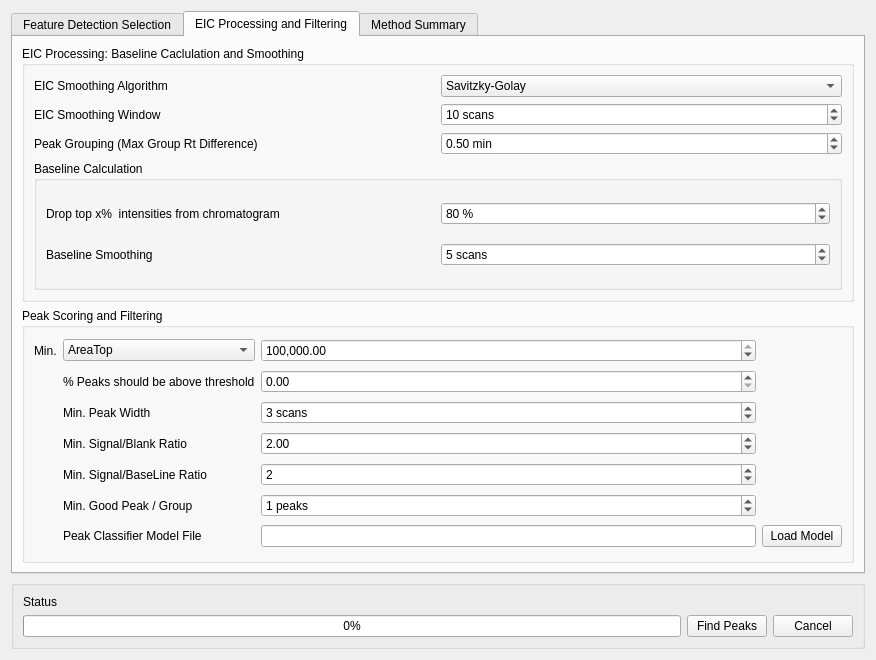
<?xml version="1.0" encoding="UTF-8"?>
<ui version="4.0">
 <class>PeakDetectionDialog</class>
 <widget class="QDialog" name="PeakDetectionDialog">
  <property name="geometry">
   <rect>
    <x>0</x>
    <y>0</y>
    <width>876</width>
    <height>660</height>
   </rect>
  </property>
  <property name="windowTitle">
   <string>Peak Detection</string>
  </property>
  <layout class="QVBoxLayout" name="verticalLayout">
   <item>
    <widget class="QTabWidget" name="tabwidget">
     <property name="currentIndex">
      <number>1</number>
     </property>
     <widget class="QWidget" name="featureSelectionTab">
      <attribute name="title">
       <string>Feature Detection Selection</string>
      </attribute>
      <layout class="QGridLayout" name="gridLayout_10">
       <item row="0" column="0" colspan="2">
        <widget class="QGroupBox" name="featureOptions">
         <property name="enabled">
          <bool>true</bool>
         </property>
         <property name="statusTip">
          <string/>
         </property>
         <property name="autoFillBackground">
          <bool>false</bool>
         </property>
         <property name="title">
          <string>Automated Feature Detection:   Find peaks by slicing m/z and retention time space</string>
         </property>
         <property name="flat">
          <bool>false</bool>
         </property>
         <property name="checkable">
          <bool>true</bool>
         </property>
         <property name="checked">
          <bool>false</bool>
         </property>
         <layout class="QGridLayout" name="gridLayout">
          <item row="0" column="2">
           <widget class="QLabel" name="label_17">
            <property name="text">
             <string>Limit m/z Range</string>
            </property>
           </widget>
          </item>
          <item row="2" column="2">
           <widget class="QLabel" name="label_19">
            <property name="text">
             <string>Limit Intensity Range</string>
            </property>
           </widget>
          </item>
          <item row="1" column="4">
           <widget class="QDoubleSpinBox" name="rtMax">
            <property name="maximum">
             <double>999999999.000000000000000</double>
            </property>
            <property name="value">
             <double>999999999.000000000000000</double>
            </property>
           </widget>
          </item>
          <item row="3" column="2">
           <widget class="QLabel" name="label_20">
            <property name="text">
             <string>Limit Charged Species</string>
            </property>
           </widget>
          </item>
          <item row="2" column="0" colspan="2">
           <widget class="QRadioButton" name="ignoreIsotopes">
            <property name="text">
             <string>Auto Detect And Ignore Isotopes</string>
            </property>
           </widget>
          </item>
          <item row="0" column="1">
           <widget class="QDoubleSpinBox" name="ppmStep">
            <property name="decimals">
             <number>3</number>
            </property>
            <property name="maximum">
             <double>1000000000.000000000000000</double>
            </property>
            <property name="singleStep">
             <double>1.000000000000000</double>
            </property>
            <property name="value">
             <double>20.000000000000000</double>
            </property>
           </widget>
          </item>
          <item row="1" column="1">
           <widget class="QDoubleSpinBox" name="rtStep">
            <property name="statusTip">
             <string>mz-rt matrix binning</string>
            </property>
            <property name="prefix">
             <string/>
            </property>
            <property name="suffix">
             <string> scans</string>
            </property>
            <property name="decimals">
             <number>0</number>
            </property>
            <property name="minimum">
             <double>1.000000000000000</double>
            </property>
            <property name="maximum">
             <double>1000000.000000000000000</double>
            </property>
            <property name="singleStep">
             <double>5.000000000000000</double>
            </property>
            <property name="value">
             <double>10.000000000000000</double>
            </property>
           </widget>
          </item>
          <item row="2" column="3">
           <widget class="QDoubleSpinBox" name="minIntensity">
            <property name="maximum">
             <double>9999999999.989999771118164</double>
            </property>
            <property name="value">
             <double>50000.000000000000000</double>
            </property>
           </widget>
          </item>
          <item row="3" column="3">
           <widget class="QSpinBox" name="chargeMin">
            <property name="minimum">
             <number>0</number>
            </property>
            <property name="maximum">
             <number>999999999</number>
            </property>
            <property name="value">
             <number>0</number>
            </property>
           </widget>
          </item>
          <item row="2" column="4">
           <widget class="QDoubleSpinBox" name="maxIntensity">
            <property name="maximum">
             <double>9999999999.989999771118164</double>
            </property>
            <property name="value">
             <double>9999999999.000000000000000</double>
            </property>
           </widget>
          </item>
          <item row="1" column="0">
           <widget class="QLabel" name="label">
            <property name="text">
             <string>Time Domain Resolution (scans)</string>
            </property>
           </widget>
          </item>
          <item row="3" column="4">
           <widget class="QSpinBox" name="chargeMax">
            <property name="minimum">
             <number>0</number>
            </property>
            <property name="maximum">
             <number>999999999</number>
            </property>
            <property name="value">
             <number>0</number>
            </property>
           </widget>
          </item>
          <item row="0" column="4">
           <widget class="QDoubleSpinBox" name="mzMax">
            <property name="maximum">
             <double>999999999.000000000000000</double>
            </property>
            <property name="value">
             <double>999999999.000000000000000</double>
            </property>
           </widget>
          </item>
          <item row="1" column="3">
           <widget class="QDoubleSpinBox" name="rtMin">
            <property name="maximum">
             <double>999999999.000000000000000</double>
            </property>
           </widget>
          </item>
          <item row="0" column="0">
           <widget class="QLabel" name="label_7">
            <property name="text">
             <string>Mass Domain Resolution (ppm)</string>
            </property>
           </widget>
          </item>
          <item row="0" column="3">
           <widget class="QDoubleSpinBox" name="mzMin">
            <property name="maximum">
             <double>999999999.000000000000000</double>
            </property>
           </widget>
          </item>
          <item row="1" column="2">
           <widget class="QLabel" name="label_18">
            <property name="text">
             <string>Limit Time Range</string>
            </property>
           </widget>
          </item>
         </layout>
        </widget>
       </item>
       <item row="1" column="0" rowspan="2" colspan="2">
        <widget class="QGroupBox" name="dbOptions">
         <property name="title">
          <string>Compound Database Search:  Limit slices to set of known m/z and retention time values</string>
         </property>
         <property name="checkable">
          <bool>true</bool>
         </property>
         <property name="checked">
          <bool>false</bool>
         </property>
         <layout class="QGridLayout" name="gridLayout_2">
          <item row="0" column="0">
           <widget class="QLabel" name="label_3">
            <property name="text">
             <string>Select Database</string>
            </property>
           </widget>
          </item>
          <item row="4" column="0">
           <widget class="QLabel" name="label_16">
            <property name="text">
             <string>Limit Number of Reported Groups per Compound</string>
            </property>
           </widget>
          </item>
          <item row="1" column="2">
           <widget class="QDoubleSpinBox" name="compoundPPMWindow">
            <property name="suffix">
             <string> ppm</string>
            </property>
            <property name="maximum">
             <double>1000000.000000000000000</double>
            </property>
            <property name="value">
             <double>20.000000000000000</double>
            </property>
           </widget>
          </item>
          <item row="4" column="2">
           <widget class="QSpinBox" name="eicMaxGroups">
            <property name="suffix">
             <string> best</string>
            </property>
            <property name="minimum">
             <number>1</number>
            </property>
            <property name="maximum">
             <number>999999999</number>
            </property>
            <property name="value">
             <number>10</number>
            </property>
           </widget>
          </item>
          <item row="1" column="0">
           <widget class="QLabel" name="label_11">
            <property name="text">
             <string>EIC Extraction Window  +/- PPM </string>
            </property>
           </widget>
          </item>
          <item row="3" column="2">
           <widget class="QDoubleSpinBox" name="compoundRTWindow">
            <property name="prefix">
             <string/>
            </property>
            <property name="suffix">
             <string> min</string>
            </property>
            <property name="maximum">
             <double>999999999.000000000000000</double>
            </property>
            <property name="singleStep">
             <double>0.500000000000000</double>
            </property>
            <property name="value">
             <double>2.000000000000000</double>
            </property>
           </widget>
          </item>
          <item row="0" column="2">
           <widget class="QComboBox" name="compoundDatabase"/>
          </item>
          <item row="3" column="0">
           <widget class="QCheckBox" name="matchRt">
            <property name="text">
             <string>Match Retention Times</string>
            </property>
            <property name="checked">
             <bool>false</bool>
            </property>
           </widget>
          </item>
         </layout>
        </widget>
       </item>
       <item row="4" column="0">
        <widget class="QGroupBox" name="matchFragmentatioOptions">
         <property name="enabled">
          <bool>false</bool>
         </property>
         <property name="title">
          <string>Match Fragmenation</string>
         </property>
         <property name="checkable">
          <bool>true</bool>
         </property>
         <property name="checked">
          <bool>false</bool>
         </property>
         <layout class="QGridLayout" name="gridLayout_8">
          <item row="1" column="1">
           <widget class="QDoubleSpinBox" name="doubleSpinBox"/>
          </item>
          <item row="2" column="1">
           <widget class="QDoubleSpinBox" name="minFragMatchScore">
            <property name="prefix">
             <string/>
            </property>
            <property name="suffix">
             <string/>
            </property>
            <property name="maximum">
             <double>1.000000000000000</double>
            </property>
            <property name="singleStep">
             <double>0.100000000000000</double>
            </property>
           </widget>
          </item>
          <item row="0" column="0">
           <widget class="QLabel" name="label_21">
            <property name="text">
             <string>Precursor Match Tollerance</string>
            </property>
           </widget>
          </item>
          <item row="0" column="1">
           <widget class="QDoubleSpinBox" name="doubleSpinBox_2"/>
          </item>
          <item row="1" column="0">
           <widget class="QLabel" name="label_4">
            <property name="text">
             <string>Fragment Peak Matching Tollerance</string>
            </property>
           </widget>
          </item>
          <item row="2" column="0">
           <widget class="QLabel" name="label_22">
            <property name="text">
             <string>Minumum Match Score</string>
            </property>
           </widget>
          </item>
         </layout>
         <zorder>label_22</zorder>
         <zorder>minFragMatchScore</zorder>
         <zorder>doubleSpinBox</zorder>
         <zorder>label_4</zorder>
         <zorder>doubleSpinBox_2</zorder>
         <zorder>label_21</zorder>
        </widget>
       </item>
       <item row="4" column="1">
        <widget class="QGroupBox" name="reportIsotopesOptions">
         <property name="enabled">
          <bool>false</bool>
         </property>
         <property name="title">
          <string>Report Isotopic Peaks</string>
         </property>
         <property name="checkable">
          <bool>true</bool>
         </property>
         <property name="checked">
          <bool>false</bool>
         </property>
         <layout class="QVBoxLayout" name="verticalLayout_2">
          <item>
           <widget class="QPushButton" name="changeIsotopeOptions">
            <property name="text">
             <string>Isotope Detection Options</string>
            </property>
           </widget>
          </item>
         </layout>
        </widget>
       </item>
      </layout>
     </widget>
     <widget class="QWidget" name="eicProcessingTab">
      <attribute name="title">
       <string>EIC Processing and Filtering</string>
      </attribute>
      <layout class="QGridLayout" name="gridLayout_13">
       <item row="1" column="0">
        <widget class="QGroupBox" name="peakScroringOptions">
         <property name="title">
          <string>Peak Scoring and Filtering</string>
         </property>
         <layout class="QGridLayout" name="gridLayout_3">
          <item row="8" column="1">
           <widget class="QLabel" name="label_5">
            <property name="text">
             <string>Peak Classifier Model File</string>
            </property>
           </widget>
          </item>
          <item row="6" column="1">
           <widget class="QLabel" name="label_6">
            <property name="text">
             <string>Min. Signal/BaseLine Ratio</string>
            </property>
           </widget>
          </item>
          <item row="4" column="1">
           <widget class="QLabel" name="label_12">
            <property name="text">
             <string>Min. Peak Width</string>
            </property>
           </widget>
          </item>
          <item row="4" column="2">
           <widget class="QSpinBox" name="minNoNoiseObs">
            <property name="suffix">
             <string> scans</string>
            </property>
            <property name="minimum">
             <number>1</number>
            </property>
            <property name="maximum">
             <number>1000000000</number>
            </property>
            <property name="value">
             <number>3</number>
            </property>
           </widget>
          </item>
          <item row="7" column="2">
           <widget class="QSpinBox" name="minGoodGroupCount">
            <property name="suffix">
             <string> peaks</string>
            </property>
            <property name="maximum">
             <number>100000000</number>
            </property>
            <property name="value">
             <number>1</number>
            </property>
           </widget>
          </item>
          <item row="8" column="4">
           <widget class="QPushButton" name="loadModelButton">
            <property name="text">
             <string>Load Model</string>
            </property>
           </widget>
          </item>
          <item row="7" column="1">
           <widget class="QLabel" name="label_100">
            <property name="text">
             <string>Min. Good Peak / Group</string>
            </property>
           </widget>
          </item>
          <item row="5" column="2">
           <widget class="QDoubleSpinBox" name="sigBlankRatio">
            <property name="maximum">
             <double>10000000.000000000000000</double>
            </property>
            <property name="value">
             <double>2.000000000000000</double>
            </property>
           </widget>
          </item>
          <item row="5" column="1">
           <widget class="QLabel" name="label_9">
            <property name="text">
             <string>Min. Signal/Blank Ratio</string>
            </property>
           </widget>
          </item>
          <item row="2" column="2">
           <widget class="QDoubleSpinBox" name="minGroupIntensity">
            <property name="maximumSize">
             <size>
              <width>502</width>
              <height>16777215</height>
             </size>
            </property>
            <property name="suffix">
             <string/>
            </property>
            <property name="maximum">
             <double>999999999.000000000000000</double>
            </property>
            <property name="value">
             <double>1000000.000000000000000</double>
            </property>
            <property name="showGroupSeparator" stdset="0">
             <bool>true</bool>
            </property>
           </widget>
          </item>
          <item row="6" column="2">
           <widget class="QSpinBox" name="sigBaselineRatio">
            <property name="maximum">
             <number>10000000</number>
            </property>
            <property name="value">
             <number>2</number>
            </property>
           </widget>
          </item>
          <item row="8" column="2">
           <widget class="QLineEdit" name="classificationModelFilename">
            <property name="text">
             <string/>
            </property>
           </widget>
          </item>
          <item row="2" column="1">
           <widget class="QComboBox" name="peakQuantitation">
            <item>
             <property name="text">
              <string>AreaTop</string>
             </property>
            </item>
            <item>
             <property name="text">
              <string>Area</string>
             </property>
            </item>
            <item>
             <property name="text">
              <string>Height</string>
             </property>
            </item>
            <item>
             <property name="text">
              <string>AreaNotCorrected</string>
             </property>
            </item>
           </widget>
          </item>
          <item row="3" column="1">
           <widget class="QLabel" name="label_10">
            <property name="text">
             <string>% Peaks should be above threshold</string>
            </property>
           </widget>
          </item>
          <item row="3" column="2">
           <widget class="QDoubleSpinBox" name="quantilePercent">
            <property name="maximum">
             <double>100.000000000000000</double>
            </property>
           </widget>
          </item>
          <item row="2" column="0">
           <widget class="QLabel" name="label_24">
            <property name="text">
             <string>Min.</string>
            </property>
           </widget>
          </item>
         </layout>
        </widget>
       </item>
       <item row="0" column="0">
        <widget class="QGroupBox" name="eicOptions">
         <property name="enabled">
          <bool>true</bool>
         </property>
         <property name="title">
          <string>EIC Processing: Baseline Caclulation and Smoothing </string>
         </property>
         <layout class="QGridLayout" name="gridLayout_5">
          <item row="0" column="0">
           <widget class="QLabel" name="label_36">
            <property name="text">
             <string>EIC Smoothing Algorithm</string>
            </property>
           </widget>
          </item>
          <item row="3" column="0" colspan="2">
           <widget class="QGroupBox" name="groupBox">
            <property name="title">
             <string>Baseline Calculation</string>
            </property>
            <layout class="QGridLayout" name="gridLayout_6">
             <item row="0" column="1">
              <widget class="QSpinBox" name="baseline_quantile">
               <property name="suffix">
                <string> %</string>
               </property>
               <property name="prefix">
                <string/>
               </property>
               <property name="maximum">
                <number>100</number>
               </property>
               <property name="value">
                <number>80</number>
               </property>
              </widget>
             </item>
             <item row="0" column="0">
              <widget class="QLabel" name="label_15">
               <property name="text">
                <string>Drop top x%  intensities from chromatogram</string>
               </property>
              </widget>
             </item>
             <item row="1" column="0">
              <widget class="QLabel" name="label_8">
               <property name="text">
                <string>Baseline Smoothing </string>
               </property>
              </widget>
             </item>
             <item row="1" column="1">
              <widget class="QSpinBox" name="baseline_smoothing">
               <property name="suffix">
                <string> scans</string>
               </property>
               <property name="maximum">
                <number>1000000</number>
               </property>
               <property name="value">
                <number>5</number>
               </property>
              </widget>
             </item>
            </layout>
           </widget>
          </item>
          <item row="2" column="0">
           <widget class="QLabel" name="label_14">
            <property name="text">
             <string>Peak Grouping (Max Group Rt Difference)</string>
            </property>
           </widget>
          </item>
          <item row="1" column="0">
           <widget class="QLabel" name="label_13">
            <property name="text">
             <string>EIC Smoothing Window</string>
            </property>
           </widget>
          </item>
          <item row="2" column="1">
           <widget class="QDoubleSpinBox" name="grouping_maxRtDiff">
            <property name="suffix">
             <string> min</string>
            </property>
            <property name="maximum">
             <double>1000000.000000000000000</double>
            </property>
            <property name="singleStep">
             <double>0.100000000000000</double>
            </property>
            <property name="value">
             <double>0.500000000000000</double>
            </property>
           </widget>
          </item>
          <item row="1" column="1">
           <widget class="QSpinBox" name="eic_smoothingWindow">
            <property name="suffix">
             <string> scans</string>
            </property>
            <property name="prefix">
             <string/>
            </property>
            <property name="minimum">
             <number>1</number>
            </property>
            <property name="maximum">
             <number>1000000</number>
            </property>
            <property name="singleStep">
             <number>1</number>
            </property>
            <property name="value">
             <number>10</number>
            </property>
           </widget>
          </item>
          <item row="0" column="1">
           <widget class="QComboBox" name="eic_smoothingAlgorithm">
            <item>
             <property name="text">
              <string>Savitzky-Golay</string>
             </property>
            </item>
            <item>
             <property name="text">
              <string>Gaussian</string>
             </property>
            </item>
            <item>
             <property name="text">
              <string>Moving Average</string>
             </property>
            </item>
           </widget>
          </item>
         </layout>
        </widget>
       </item>
      </layout>
     </widget>
     <widget class="QWidget" name="methodSummaryTab">
      <attribute name="title">
       <string>Method Summary</string>
      </attribute>
      <layout class="QGridLayout" name="gridLayout_11">
       <item row="3" column="1">
        <widget class="QGroupBox" name="methodSummaryOptions">
         <property name="title">
          <string>Current Peak Dection Method Summary</string>
         </property>
         <layout class="QGridLayout" name="gridLayout_7">
          <item row="0" column="0">
           <widget class="QPushButton" name="saveMethodButton">
            <property name="text">
             <string>Save Method</string>
            </property>
           </widget>
          </item>
          <item row="0" column="1">
           <widget class="QPushButton" name="loadMethodButton">
            <property name="text">
             <string>Load Method</string>
            </property>
           </widget>
          </item>
          <item row="3" column="0" colspan="2">
           <widget class="QTextBrowser" name="methodSummary"/>
          </item>
         </layout>
        </widget>
       </item>
       <item row="5" column="1">
        <widget class="QGroupBox" name="groupBox_3">
         <property name="title">
          <string>Output Detected Peaks to CSV File</string>
         </property>
         <property name="checkable">
          <bool>true</bool>
         </property>
         <property name="checked">
          <bool>false</bool>
         </property>
         <layout class="QGridLayout" name="gridLayout_9">
          <item row="1" column="2">
           <widget class="QPushButton" name="setOutputDirButton">
            <property name="text">
             <string>Set Directory</string>
            </property>
           </widget>
          </item>
          <item row="1" column="1">
           <widget class="QLineEdit" name="outputDirName"/>
          </item>
          <item row="1" column="0">
           <widget class="QLabel" name="label_2">
            <property name="text">
             <string>Output Directory</string>
            </property>
           </widget>
          </item>
         </layout>
        </widget>
       </item>
       <item row="4" column="1">
        <widget class="QGroupBox" name="groupBox">
         <property name="title">
          <string>Output Detected Peak to a Table</string>
         </property>
         <property name="checkable">
          <bool>true</bool>
         </property>
         <property name="checked">
          <bool>true</bool>
         </property>
         <layout class="QGridLayout" name="gridLayout_12">
          <item row="0" column="1">
           <widget class="QComboBox" name="outputTableComboBox">
            <item>
             <property name="text">
              <string>Create New Peak Table</string>
             </property>
            </item>
            <item>
             <property name="text">
              <string>Bookmarked Peaks Table</string>
             </property>
            </item>
           </widget>
          </item>
          <item row="0" column="0">
           <widget class="QLabel" name="label_23">
            <property name="text">
             <string>Output Table</string>
            </property>
           </widget>
          </item>
         </layout>
        </widget>
       </item>
      </layout>
     </widget>
    </widget>
   </item>
   <item>
    <widget class="QGroupBox" name="groupBox_4">
     <layout class="QGridLayout" name="gridLayout_4">
      <item row="4" column="5">
       <widget class="QPushButton" name="cancelButton">
        <property name="text">
         <string>Cancel</string>
        </property>
       </widget>
      </item>
      <item row="4" column="4">
       <widget class="QPushButton" name="computeButton">
        <property name="text">
         <string>Find Peaks</string>
        </property>
       </widget>
      </item>
      <item row="4" column="3">
       <widget class="QProgressBar" name="progressBar">
        <property name="value">
         <number>0</number>
        </property>
       </widget>
      </item>
      <item row="3" column="3">
       <widget class="QLabel" name="statusText">
        <property name="text">
         <string>Status</string>
        </property>
       </widget>
      </item>
     </layout>
    </widget>
   </item>
  </layout>
 </widget>
 <resources/>
 <connections/>
</ui>
